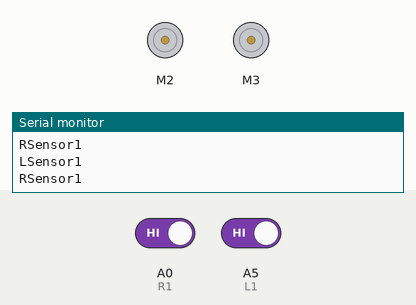
Simulated run of this sketch. Board: Arduino Uno, built with avr-gcc and run on an emulated ATmega328P. Shown: 2 × DC motor (green arrow = forward, orange = backward, longer = faster), the last lines printed to the serial monitor. Inputs (shaded band) come from the test bench; at power-on: A0 (R1) HIGH, A5 (L1) HIGH.

Above: at 1.2 s.
1.3 s: A0 (R1) driven LOW
At 2.4 s:
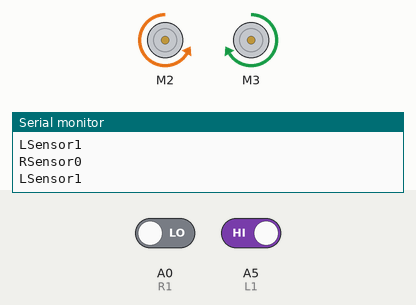
2.8 s: A5 (L1) driven LOW
At 3.5 s:
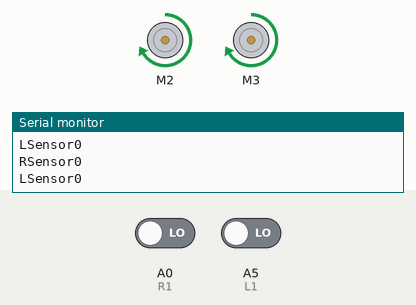
4.3 s: A0 (R1) driven HIGH
At 5.5 s:
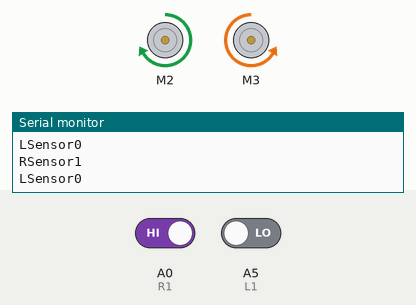
5.8 s: A5 (L1) driven HIGH
At 6.4 s:
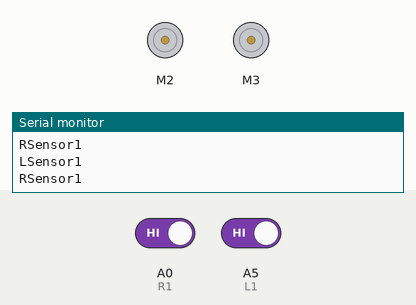
Timing chart, 0 to 8.8 s (numbered marks = the images above; inputs shaded):
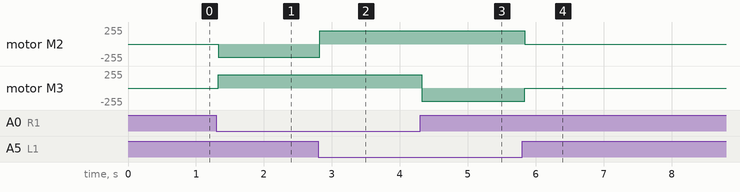

The sketch:

4._Light_Following_Robot.ino
```cpp
/*
 *  Created by RoboticSchools
 *  Robotics and Coding always fun when we're doing with our hands.
 *  " Welcome to the Roboteer's World "
 *
 *  LIGHT FOLLOWING ROBOT
 */


#include<AFMotor.h>
#define L1 A5

#define R1 A0

AF_DCMotor motor1(2);
AF_DCMotor motor2(3);


void setup() {
  // put your setup code here, to run once:
Serial.begin(9600);
pinMode(L1, INPUT);

pinMode(R1, INPUT);
}

void loop() {
  // put your main code here, to run repeatedly:
int LSensor = digitalRead(L1);

int RSensor = digitalRead(R1);

Serial.print("LSensor");
Serial.println(LSensor);

Serial.print("RSensor");
Serial.println(RSensor);

if((LSensor == 0)&&(RSensor ==0)) {
  //MOVE FORWARD
  motor1.setSpeed(200);
  motor1.run(FORWARD);
  motor2.setSpeed(200);
  motor2.run(FORWARD);


} else if((LSensor == 0)&&(RSensor ==1)) {
  //TURN LEFT
  motor1.setSpeed(200);
  motor1.run(FORWARD);
  motor2.setSpeed(200);
  motor2.run(BACKWARD);


}else if((LSensor == 1)&&(RSensor ==0)) {
  //TURN RIGHT
  motor1.setSpeed(200);
  motor1.run(BACKWARD);
  motor2.setSpeed(200);
  motor2.run(FORWARD);

}else if((LSensor == 1)&&(RSensor ==1)) {
  //STOP
  motor1.setSpeed(0);
  motor1.run(RELEASE);
  motor2.setSpeed(0);
  motor2.run(RELEASE);

}
}
```

Measured:
- after the input at 1.3 s, motor M2: stopped → backward 200/255 at once; motor M3: stopped → forward 200/255 at once
- after the input at 2.8 s, motor M2: backward 200/255 → forward 200/255 at once
- after the input at 4.3 s, motor M3: forward 200/255 → backward 200/255 at once
- after the input at 5.8 s, motor M2: forward 200/255 → stopped at once; motor M3: backward 200/255 → stopped at once
